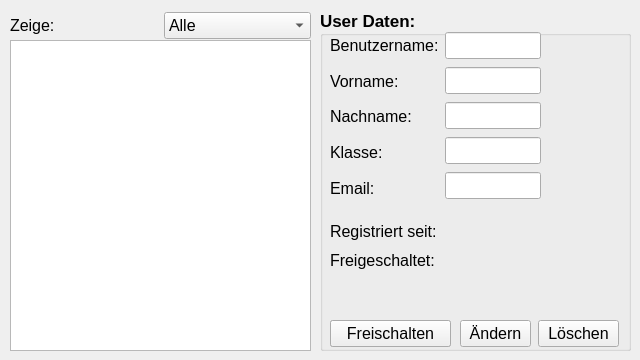
     <widget class="QWidget" name="tab_4">
      <attribute name="title">
       <string>Verwalten</string>
      </attribute>
      <widget class="QListWidget" name="lwUserVerwalten">
       <property name="geometry">
        <rect>
         <x>10</x>
         <y>40</y>
         <width>301</width>
         <height>311</height>
        </rect>
       </property>
      </widget>
      <widget class="QGroupBox" name="groupBox">
       <property name="geometry">
        <rect>
         <x>320</x>
         <y>10</y>
         <width>311</width>
         <height>341</height>
        </rect>
       </property>
       <property name="font">
        <font>
         <family>Arial</family>
         <pointsize>13</pointsize>
         <weight>75</weight>
         <bold>true</bold>
        </font>
       </property>
       <property name="title">
        <string>User Daten:</string>
       </property>
       <widget class="QPushButton" name="btnLoeschen">
        <property name="geometry">
         <rect>
          <x>218</x>
          <y>310</y>
          <width>81</width>
          <height>27</height>
         </rect>
        </property>
        <property name="font">
         <font>
          <pointsize>12</pointsize>
          <weight>50</weight>
          <bold>false</bold>
         </font>
        </property>
        <property name="text">
         <string>Löschen</string>
        </property>
       </widget>
       <widget class="QPushButton" name="btnFreischalten">
        <property name="geometry">
         <rect>
          <x>10</x>
          <y>310</y>
          <width>121</width>
          <height>27</height>
         </rect>
        </property>
        <property name="font">
         <font>
          <pointsize>12</pointsize>
          <weight>50</weight>
          <bold>false</bold>
         </font>
        </property>
        <property name="text">
         <string>Freischalten</string>
        </property>
       </widget>
       <widget class="QPushButton" name="btnAendern">
        <property name="geometry">
         <rect>
          <x>140</x>
          <y>310</y>
          <width>71</width>
          <height>27</height>
         </rect>
        </property>
        <property name="font">
         <font>
          <pointsize>12</pointsize>
          <weight>50</weight>
          <bold>false</bold>
         </font>
        </property>
        <property name="text">
         <string>Ändern</string>
        </property>
       </widget>
       <widget class="QPushButton" name="btnSperren">
        <property name="geometry">
         <rect>
          <x>10</x>
          <y>310</y>
          <width>121</width>
          <height>27</height>
         </rect>
        </property>
        <property name="font">
         <font>
          <family>Arial</family>
          <pointsize>12</pointsize>
          <weight>50</weight>
          <bold>false</bold>
         </font>
        </property>
        <property name="text">
         <string>Sperren</string>
        </property>
       </widget>
       <widget class="QWidget" name="layoutWidget">
        <property name="geometry">
         <rect>
          <x>10</x>
          <y>20</y>
          <width>211</width>
          <height>173</height>
         </rect>
        </property>
        <layout class="QHBoxLayout" name="horizontalLayout_5">
         <item>
          <layout class="QVBoxLayout" name="verticalLayout_2">
           <item>
            <widget class="QLabel" name="label_17">
             <property name="font">
              <font>
               <pointsize>12</pointsize>
               <weight>50</weight>
               <bold>false</bold>
              </font>
             </property>
             <property name="text">
              <string>Benutzername:</string>
             </property>
            </widget>
           </item>
           <item>
            <widget class="QLabel" name="label_37">
             <property name="font">
              <font>
               <pointsize>12</pointsize>
               <weight>50</weight>
               <bold>false</bold>
              </font>
             </property>
             <property name="text">
              <string>Vorname:</string>
             </property>
            </widget>
           </item>
           <item>
            <widget class="QLabel" name="label_38">
             <property name="font">
              <font>
               <pointsize>12</pointsize>
               <weight>50</weight>
               <bold>false</bold>
              </font>
             </property>
             <property name="text">
              <string>Nachname:</string>
             </property>
            </widget>
           </item>
           <item>
            <widget class="QLabel" name="label_39">
             <property name="font">
              <font>
               <pointsize>12</pointsize>
               <weight>50</weight>
               <bold>false</bold>
              </font>
             </property>
             <property name="text">
              <string>Klasse:</string>
             </property>
            </widget>
           </item>
           <item>
            <widget class="QLabel" name="label_22">
             <property name="font">
              <font>
               <pointsize>12</pointsize>
               <weight>50</weight>
               <bold>false</bold>
              </font>
             </property>
             <property name="text">
              <string>Email:</string>
             </property>
            </widget>
           </item>
          </layout>
         </item>
         <item>
          <layout class="QVBoxLayout" name="verticalLayout_3">
           <item>
            <widget class="QLineEdit" name="edtUserBenutzername">
             <property name="font">
              <font>
               <pointsize>12</pointsize>
               <weight>50</weight>
               <bold>false</bold>
              </font>
             </property>
            </widget>
           </item>
           <item>
            <widget class="QLineEdit" name="edtUserVorname">
             <property name="font">
              <font>
               <pointsize>12</pointsize>
               <weight>50</weight>
               <bold>false</bold>
              </font>
             </property>
            </widget>
           </item>
           <item>
            <widget class="QLineEdit" name="edtUserNachname">
             <property name="font">
              <font>
               <pointsize>12</pointsize>
               <weight>50</weight>
               <bold>false</bold>
              </font>
             </property>
            </widget>
           </item>
           <item>
            <widget class="QLineEdit" name="edtUserKlasse">
             <property name="font">
              <font>
               <pointsize>12</pointsize>
               <weight>50</weight>
               <bold>false</bold>
              </font>
             </property>
            </widget>
           </item>
           <item>
            <widget class="QLineEdit" name="edtUserEmail">
             <property name="font">
              <font>
               <pointsize>12</pointsize>
               <weight>50</weight>
               <bold>false</bold>
              </font>
             </property>
            </widget>
           </item>
          </layout>
         </item>
        </layout>
       </widget>
       <widget class="QWidget" name="layoutWidget">
        <property name="geometry">
         <rect>
          <x>10</x>
          <y>210</y>
          <width>291</width>
          <height>51</height>
         </rect>
        </property>
        <layout class="QHBoxLayout" name="horizontalLayout_6">
         <item>
          <layout class="QVBoxLayout" name="verticalLayout_5">
           <item>
            <widget class="QLabel" name="lblregseit">
             <property name="font">
              <font>
               <pointsize>12</pointsize>
               <weight>50</weight>
               <bold>false</bold>
              </font>
             </property>
             <property name="text">
              <string>Registriert seit:</string>
             </property>
            </widget>
           </item>
           <item>
            <widget class="QLabel" name="lblfrei">
             <property name="font">
              <font>
               <pointsize>12</pointsize>
               <weight>50</weight>
               <bold>false</bold>
              </font>
             </property>
             <property name="text">
              <string>Freigeschaltet:</string>
             </property>
            </widget>
           </item>
          </layout>
         </item>
         <item>
          <layout class="QVBoxLayout" name="verticalLayout_4">
           <item>
            <widget class="QLabel" name="lbl_reg">
             <property name="font">
              <font>
               <pointsize>12</pointsize>
               <weight>50</weight>
               <bold>false</bold>
              </font>
             </property>
             <property name="text">
              <string/>
             </property>
            </widget>
           </item>
           <item>
            <widget class="QLabel" name="lblFreigeschaltet">
             <property name="font">
              <font>
               <pointsize>12</pointsize>
               <weight>50</weight>
               <bold>false</bold>
              </font>
             </property>
             <property name="text">
              <string/>
             </property>
            </widget>
           </item>
          </layout>
         </item>
        </layout>
       </widget>
       <zorder>layoutWidget</zorder>
       <zorder>layoutWidget</zorder>
       <zorder>btnSperren</zorder>
       <zorder>btnLoeschen</zorder>
       <zorder>btnFreischalten</zorder>
       <zorder>btnAendern</zorder>
      </widget>
      <widget class="QWidget" name="layoutWidget_5">
       <property name="geometry">
        <rect>
         <x>10</x>
         <y>10</y>
         <width>301</width>
         <height>31</height>
        </rect>
       </property>
       <layout class="QHBoxLayout" name="horizontalLayout_10">
        <item>
         <widget class="QLabel" name="label_51">
          <property name="font">
           <font>
            <family>Arial</family>
            <pointsize>12</pointsize>
            <weight>50</weight>
            <bold>false</bold>
           </font>
          </property>
          <property name="text">
           <string>Zeige:</string>
          </property>
         </widget>
        </item>
        <item>
         <widget class="QComboBox" name="cbUserAnzeigen">
          <property name="font">
           <font>
            <pointsize>12</pointsize>
           </font>
          </property>
          <item>
           <property name="text">
            <string>Alle</string>
           </property>
          </item>
          <item>
           <property name="text">
            <string>Admin</string>
           </property>
          </item>
          <item>
           <property name="text">
            <string>Freigeschaltet</string>
           </property>
          </item>
          <item>
           <property name="text">
            <string>Gesperrt</string>
           </property>
          </item>
          <item>
           <property name="text">
            <string>Bestenliste</string>
           </property>
          </item>
         </widget>
        </item>
       </layout>
      </widget>
      <widget class="QWidget" name="layoutWidget_6">
       <property name="geometry">
        <rect>
         <x>10</x>
         <y>40</y>
         <width>301</width>
         <height>31</height>
        </rect>
       </property>
       <layout class="QHBoxLayout" name="horizontalLayout_20">
        <item>
         <widget class="QLabel" name="label_52">
          <property name="font">
           <font>
            <family>Arial</family>
            <pointsize>12</pointsize>
            <weight>50</weight>
            <bold>false</bold>
           </font>
          </property>
          <property name="text">
           <string>Event:</string>
          </property>
         </widget>
        </item>
        <item>
         <widget class="QComboBox" name="comboUserVerwaltenEvent">
          <property name="font">
           <font>
            <pointsize>12</pointsize>
           </font>
          </property>
         </widget>
        </item>
       </layout>
      </widget>
      <zorder>groupBox</zorder>
      <zorder>layoutWidget_5</zorder>
      <zorder>layoutWidget_6</zorder>
      <zorder>lwUserVerwalten</zorder>
     </widget>
